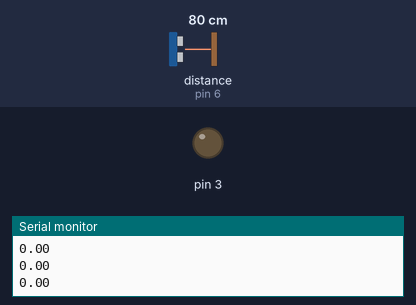
Bench run of a sketch on a simulated Arduino Uno, built with avr-gcc and run on an emulated ATmega328P. Shown: output pins drawn as LEDs (lit = HIGH), the last lines printed to the serial monitor. Inputs (shaded band) come from the test bench; at power-on: distance to the obstacle (sensor on pin 6) 80 cm. The echo pulse lasts 58.3 µs per cm.

Above: at 1.2 s.
1.3 s: distance to the obstacle (sensor on pin 6) set to 2 cm
At 2.9 s:
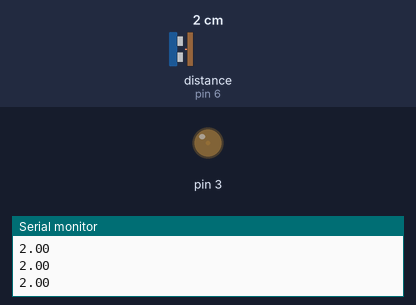
3.3 s: distance to the obstacle (sensor on pin 6) set to 120 cm
At 6.1 s:
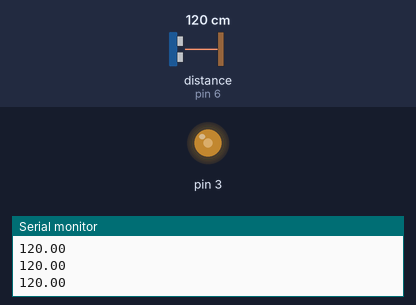
6.3 s: distance to the obstacle (sensor on pin 6) set to 250 cm
At 10.1 s:
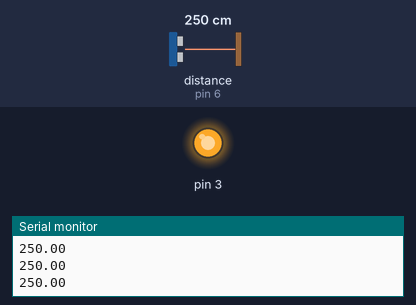
Timing chart, 0 to 11.6 s (numbered marks = the images above; inputs shaded):
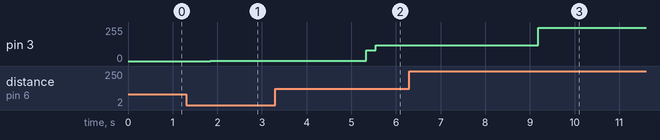

Measured:
- after the input at 1.3 s, pin 3: 0/255 → 2/255 after 0.55 s
- after the input at 3.3 s, pin 3: 2/255 → 80/255 after 2.0 s, → 120/255 0.21 s later
- after the input at 6.3 s, pin 3: 120/255 → 250/255 after 2.9 s

The sketch:

US_test2.ino
```cpp
#include <HCSR04.h>
float procval = 0;
const int NUM_READ = 20;

HCSR04 hc(5,6); //HCSR04 (trig pin , echo pin)

void setup()
{
  Serial.begin(9600);
}

void loop()
{
  procval = findMedianN_optim(midArifm(hc.dist()));
  Serial.println(procval);
  analogWrite(3,procval);
  delay(200);
}//return curent distance in serial

float midArifm (float dista) {
  float sum = 0;
  for (int i = 0; i < NUM_READ; i++)
    sum += dista;
  return (sum / NUM_READ);
}

float med(float val){
  static float buff[3];
  static byte count = 0;

  buff[count] = val;
  if (++count >= 3) count = 0;

  float a = buff[0];
  float b = buff[1];
  float c = buff[2];

  float middle = 0;

  if ((a <= b) && (a <= c))
  {
    middle = (b <= c) ? b : c;
  }
  else
  {
    if((b <= a ) && (b <= c))
    {
      middle = (a <= c) ? a : c;
    }
    else
    {
      middle = (a <= b) ? a : b;
    }
  }
  return middle;
}

float findMedianN_optim(float newVal) {
  static float buffer[NUM_READ];  // статический буфер
  static byte count = 0;
  buffer[count] = newVal;
  if ((count < NUM_READ - 1) and (buffer[count] > buffer[count + 1])) {
    for (int i = count; i < NUM_READ - 1; i++) {
      if (buffer[i] > buffer[i + 1]) {
        float buff = buffer[i];
        buffer[i] = buffer[i + 1];
        buffer[i + 1] = buff;
      }
    }
  } else {
    if ((count > 0) and (buffer[count - 1] > buffer[count])) {
      for (int i = count; i > 0; i--) {
        if (buffer[i] < buffer[i - 1]) {
          float buff = buffer[i];
          buffer[i] = buffer[i - 1];
          buffer[i - 1] = buff;
        }
      }
    }
  }
  if (++count >= NUM_READ) count = 0;
  return buffer[(int)NUM_READ / 2];
}
```
